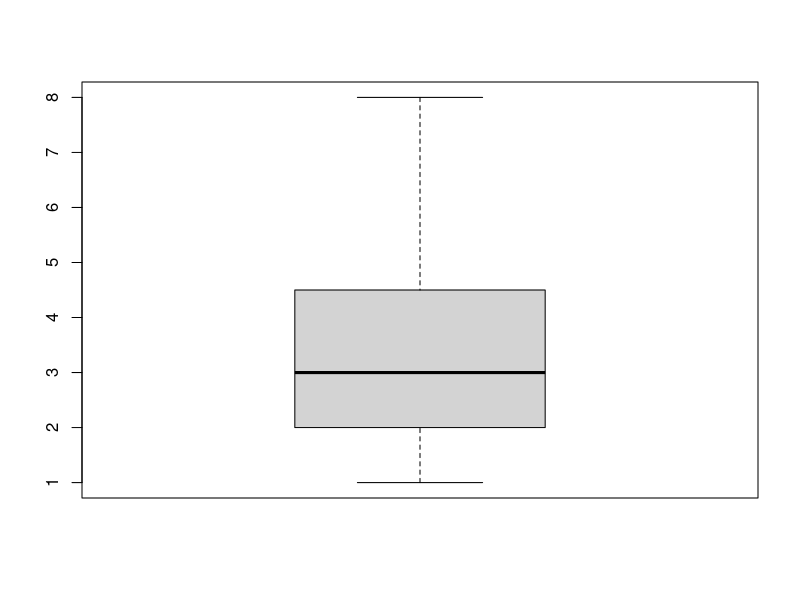
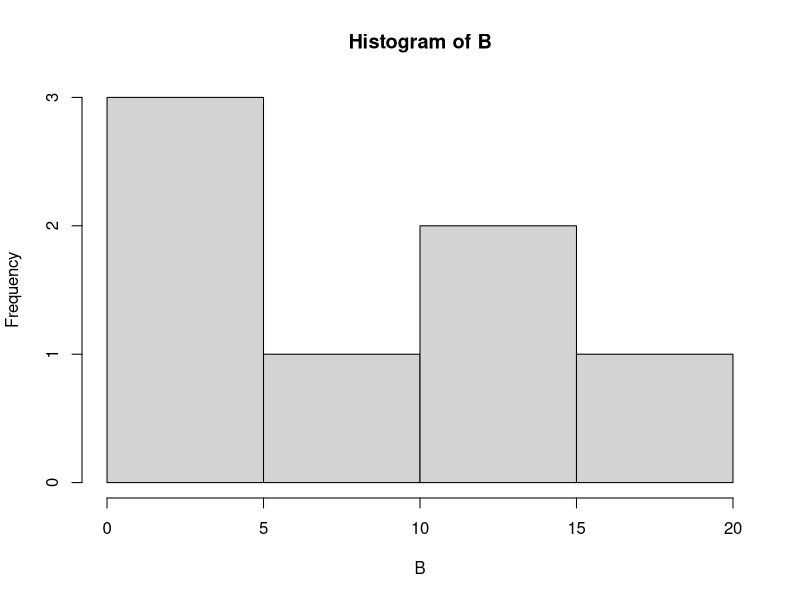

The R script that drew these images, in order:
# Setting up the dataset
Frequency <- c(0.6, 0.3, 0.4, 0.4, 0.2, 0.6, 0.3, 0.4, 0.9, 0.2)
BP <- c(103, 87, 32, 42, 59, 109, 78, 205, 135, 176)
First <- c(1, 1, 1, 1, 0, 0, 0, 0, NA, 1)  # "bad" = 1, "good" = 0
Second <- c(0, 0, 1, 1, 0, 0, 1, 1, 1, 1)  # "low" = 0, "high" = 1
FinalDecision <- c(0, 1, 0, 1, 0, 1, 0, 1, 1, 1)  # "low" = 0, "high" = 1

# Using the specified data container for the boxplot
A <- c(3, 2, 5, 6, 4, 8, 1, 2, 3, 2, 4)

# Creating the boxplot
boxplot(A) # This will generate a boxplot using the provided data container

# Using the specified data container for the histogram
B <- c(2, 4, 5, 7, 12, 14, 16)

# Creating the histogram
hist(B)# This will generate a histogram using the provided data container